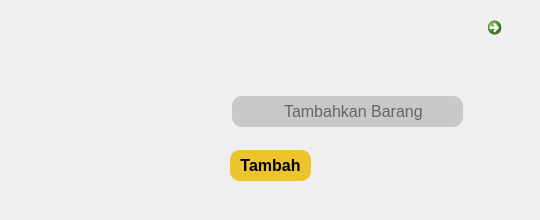
       <widget class="QWidget" name="page_19">
        <widget class="QLineEdit" name="username_11">
         <property name="geometry">
          <rect>
           <x>232</x>
           <y>96</y>
           <width>231</width>
           <height>31</height>
          </rect>
         </property>
         <property name="font">
          <font>
           <family>Arial</family>
           <pointsize>12</pointsize>
          </font>
         </property>
         <property name="styleSheet">
          <string notr="true">background-color:rgba(200, 200, 200, 1);
border-radius: 10px;
padding-left:50px;</string>
         </property>
         <property name="placeholderText">
          <string>Tambahkan Barang</string>
         </property>
        </widget>
        <widget class="QCommandLinkButton" name="commandLinkButton_23">
         <property name="geometry">
          <rect>
           <x>480</x>
           <y>10</y>
           <width>41</width>
           <height>41</height>
          </rect>
         </property>
         <property name="text">
          <string/>
         </property>
         <property name="icon">
          <iconset resource="../images/source.qrc">
           <normaloff>:/Images/close.png</normaloff>:/Images/close.png</iconset>
         </property>
         <property name="iconSize">
          <size>
           <width>30</width>
           <height>30</height>
          </size>
         </property>
        </widget>
        <widget class="QLabel" name="label_87">
         <property name="geometry">
          <rect>
           <x>0</x>
           <y>0</y>
           <width>531</width>
           <height>211</height>
          </rect>
         </property>
         <property name="text">
          <string/>
         </property>
         <property name="pixmap">
          <pixmap resource="../images/source.qrc">:/Images/tambah_flat_white.png</pixmap>
         </property>
        </widget>
        <widget class="QPushButton" name="pushButton_25">
         <property name="geometry">
          <rect>
           <x>230</x>
           <y>150</y>
           <width>81</width>
           <height>31</height>
          </rect>
         </property>
         <property name="font">
          <font>
           <family>Arial</family>
           <pointsize>12</pointsize>
           <weight>75</weight>
           <bold>true</bold>
          </font>
         </property>
         <property name="styleSheet">
          <string notr="true">QPushButton{
background-color:rgba(237, 196, 44, 1);
color:black;
border-radius:10px;
}

QPushButton:pressed {
      color: white;
    background-color:black;
    color:rgba(237, 196, 44, 1);
}</string>
         </property>
         <property name="text">
          <string>Tambah</string>
         </property>
        </widget>
        <widget class="QLabel" name="label_86">
         <property name="geometry">
          <rect>
           <x>250</x>
           <y>100</y>
           <width>21</width>
           <height>21</height>
          </rect>
         </property>
         <property name="styleSheet">
          <string notr="true">backround-color:rgba(82, 82, 82, 1);</string>
         </property>
         <property name="text">
          <string/>
         </property>
         <property name="pixmap">
          <pixmap resource="../images/source.qrc">:/Images/name.png</pixmap>
         </property>
         <property name="scaledContents">
          <bool>true</bool>
         </property>
        </widget>
        <zorder>label_87</zorder>
        <zorder>commandLinkButton_23</zorder>
        <zorder>pushButton_25</zorder>
        <zorder>username_11</zorder>
        <zorder>label_86</zorder>
       </widget>
